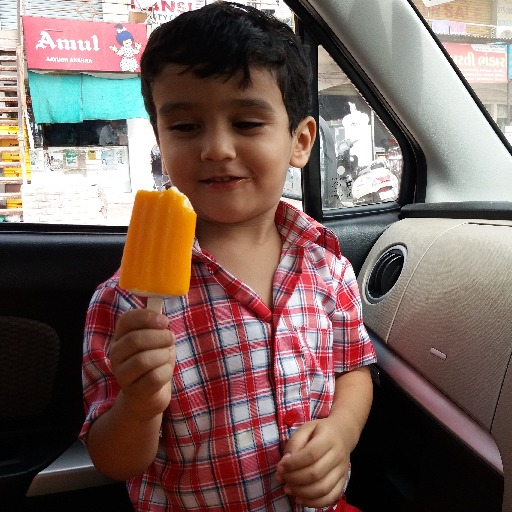
#> input picture Semester-7/DSE-05 DIP_Practicals/result/input.png, 512 x 512 px
$ python practical7.py
#> lines starting #> are read from the running program, lines starting #| are printed output that depends on the picture; after the words box and inside, x2 and y2 are one past the last pixel; in counts of white or black regions, pixels touching at a corner belong together
# 7. Noise Models and Restoration.
#     - a. Image restoration.
#     - b. Remove salt and pepper noise.
#     - c. Minimize Gaussian noise.
#     - d. Median filter and Wiener filter.


import cv2
import numpy as np
import os
import random
from scipy.signal import wiener

random.seed(42)
np.random.seed(42)

os.makedirs("result/program7", exist_ok=True)

# Load input image
img = cv2.imread("result/input.png", 0)
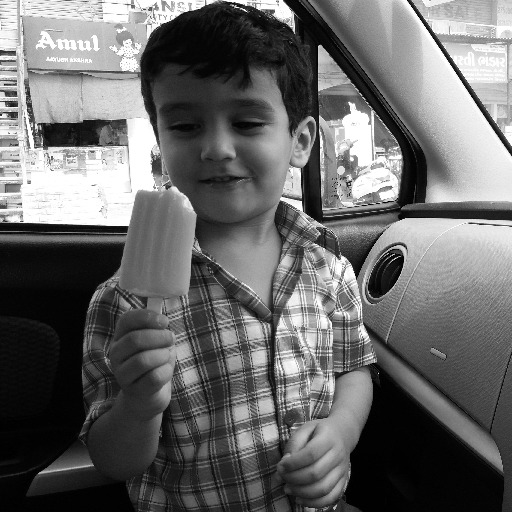
#> img: shape (512, 512); min 0, max 255, mean 104
if img is None:
    for p in ["input.jpg", "result/program1/input.jpg", "result/program5/grayscale.jpg"]:
        if os.path.exists(p):
            img = cv2.imread(p, 0)
            if img is not None:
                break
if img is None:
    img = np.zeros((256, 256), dtype=np.uint8)
    cv2.rectangle(img, (50, 50), (200, 200), 150, -1)

cv2.imwrite("result/program7/original.jpg", img)

# a. Image restoration - degrade original (blur + noise)
degraded = cv2.GaussianBlur(img, (5, 5), 1.5)
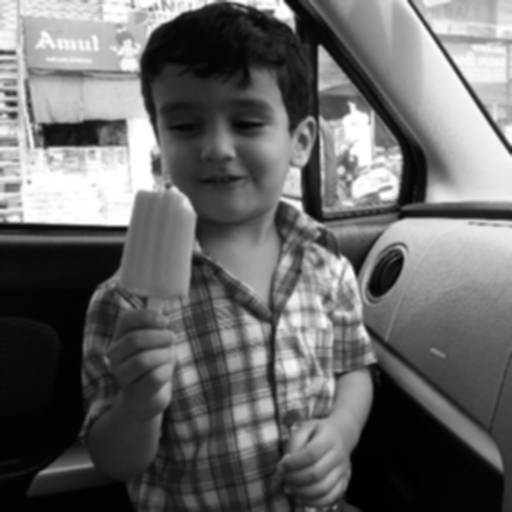
#> degraded: shape (512, 512); min 0, max 255, mean 104
noise = np.random.normal(0, 5, img.shape)
degraded = np.clip(degraded.astype(float) + noise, 0, 255).astype(np.uint8)
cv2.imwrite("result/program7/degraded.jpg", degraded)
restored = wiener(degraded.astype(np.float32), mysize=5, noise=None)
restored = np.clip(restored, 0, 255).astype(np.uint8)
cv2.imwrite("result/program7/restored.jpg", restored)

# b. Add and Remove Salt and pepper noise
sp_noisy = img.copy()
total = img.size
#> total = 262144
n_s = int(0.05 * total * 0.5)
#> n_s = 6553
n_p = int(0.05 * total * 0.5)
#> n_p = 6553
for _ in range(n_s):
    r, c = random.randint(0, img.shape[0]-1), random.randint(0, img.shape[1]-1)
    sp_noisy[r, c] = 255
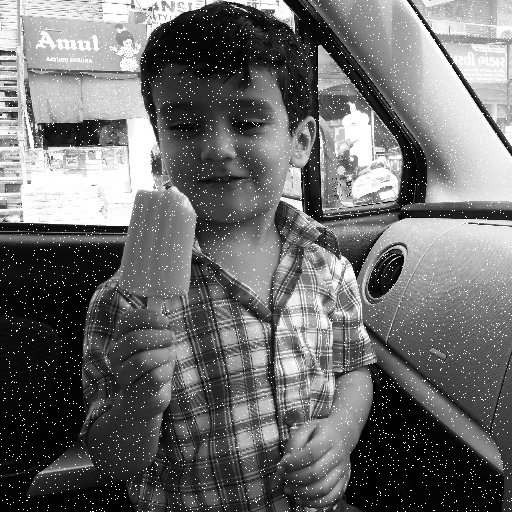
#> sp_noisy: shape (512, 512); 2.4% of pixels changed, all inside (x1, y1, x2, y2) = (0, 0, 512, 512)
for _ in range(n_p):
    r, c = random.randint(0, img.shape[0]-1), random.randint(0, img.shape[1]-1)
    sp_noisy[r, c] = 0
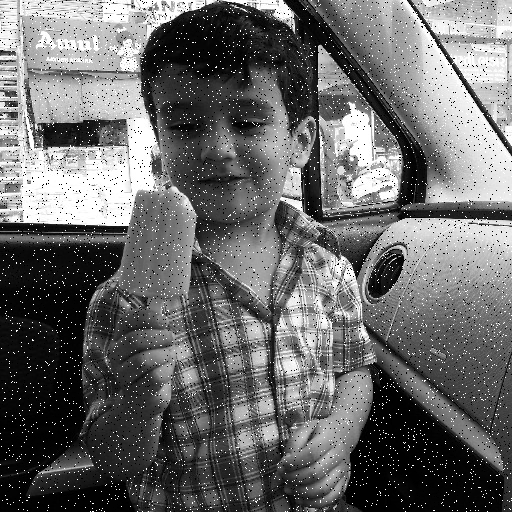
#> sp_noisy: shape (512, 512); 2.46% of pixels changed, all inside (x1, y1, x2, y2) = (0, 0, 512, 512)
cv2.imwrite("result/program7/salt_pepper_noisy.jpg", sp_noisy)
sp_removed = cv2.medianBlur(sp_noisy, 3)
cv2.imwrite("result/program7/sp_removed.jpg", sp_removed)

# c. Minimize Gaussian noise
g_noisy = np.clip(img.astype(float) + np.random.normal(0, 10, img.shape), 0, 255).astype(np.uint8)
cv2.imwrite("result/program7/gaussian_noisy.jpg", g_noisy)

# Minimize Gaussian noise using Gaussian blur
g_minimized = cv2.GaussianBlur(g_noisy, (5, 5), 0)
cv2.imwrite("result/program7/gaussian_minimized.jpg", g_minimized)

# d. Median filter  on Salt & Pepper noise
sp_median = cv2.medianBlur(sp_noisy, 3)
cv2.imwrite("result/program7/sp_median.jpg", sp_median)
# d. Wiener filter on Salt & Pepper noise
sp_wiener = np.clip(wiener(sp_noisy.astype(np.float32), mysize=5, noise=None), 0, 255).astype(np.uint8)
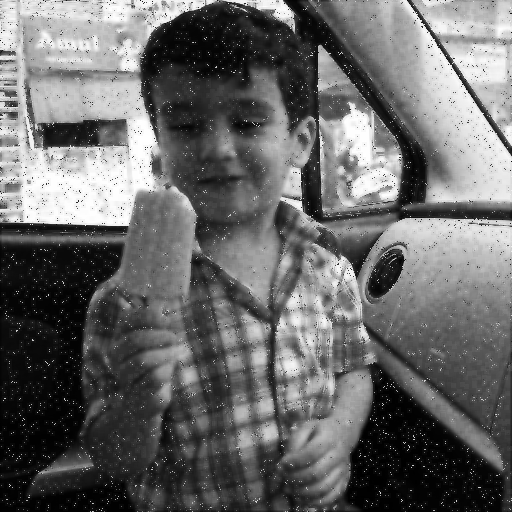
#> sp_wiener: shape (512, 512); min 0, max 255, mean 104.4
cv2.imwrite("result/program7/sp_wiener.jpg", sp_wiener)

print("All outputs saved to result/program7/")
